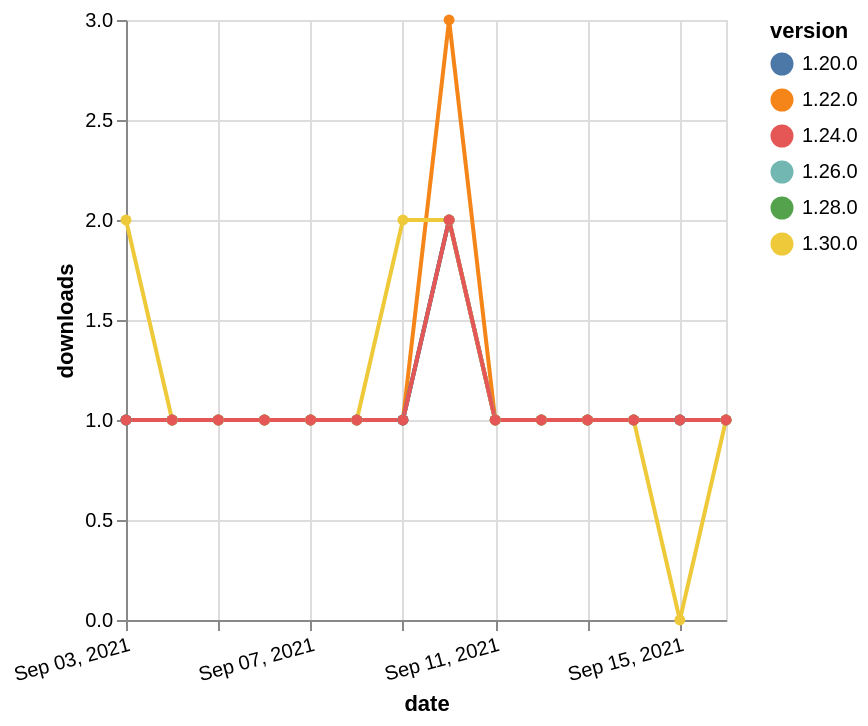

Express this chart as Vega-Lite.
### Vega-Lite specification from a JSON file in a GitHub repository (floating-point values rounded to 4 significant figures)
{"$schema": "https://vega.github.io/schema/vega-lite/v5.json", "description": "A simple bar chart with embedded data.", "data": {"values": [{"date": "2021-09-03", "total": 281, "delta": 1, "version": "1.22.0"}, {"date": "2021-09-04", "total": 282, "delta": 1, "version": "1.22.0"}, {"date": "2021-09-05", "total": 283, "delta": 1, "version": "1.22.0"}, {"date": "2021-09-06", "total": 284, "delta": 1, "version": "1.22.0"}, {"date": "2021-09-07", "total": 285, "delta": 1, "version": "1.22.0"}, {"date": "2021-09-08", "total": 286, "delta": 1, "version": "1.22.0"}, {"date": "2021-09-09", "total": 287, "delta": 1, "version": "1.22.0"}, {"date": "2021-09-10", "total": 290, "delta": 3, "version": "1.22.0"}, {"date": "2021-09-11", "total": 291, "delta": 1, "version": "1.22.0"}, {"date": "2021-09-12", "total": 292, "delta": 1, "version": "1.22.0"}, {"date": "2021-09-13", "total": 293, "delta": 1, "version": "1.22.0"}, {"date": "2021-09-14", "total": 294, "delta": 1, "version": "1.22.0"}, {"date": "2021-09-15", "total": 295, "delta": 1, "version": "1.22.0"}, {"date": "2021-09-16", "total": 296, "delta": 1, "version": "1.22.0"}, {"date": "2021-09-03", "total": 161, "delta": 1, "version": "1.28.0"}, {"date": "2021-09-04", "total": 162, "delta": 1, "version": "1.28.0"}, {"date": "2021-09-05", "total": 163, "delta": 1, "version": "1.28.0"}, {"date": "2021-09-06", "total": 164, "delta": 1, "version": "1.28.0"}, {"date": "2021-09-07", "total": 165, "delta": 1, "version": "1.28.0"}, {"date": "2021-09-08", "total": 166, "delta": 1, "version": "1.28.0"}, {"date": "2021-09-09", "total": 167, "delta": 1, "version": "1.28.0"}, {"date": "2021-09-10", "total": 169, "delta": 2, "version": "1.28.0"}, {"date": "2021-09-11", "total": 170, "delta": 1, "version": "1.28.0"}, {"date": "2021-09-12", "total": 171, "delta": 1, "version": "1.28.0"}, {"date": "2021-09-13", "total": 172, "delta": 1, "version": "1.28.0"}, {"date": "2021-09-14", "total": 173, "delta": 1, "version": "1.28.0"}, {"date": "2021-09-15", "total": 174, "delta": 1, "version": "1.28.0"}, {"date": "2021-09-16", "total": 175, "delta": 1, "version": "1.28.0"}, {"date": "2021-09-03", "total": 155, "delta": 1, "version": "1.26.0"}, {"date": "2021-09-04", "total": 156, "delta": 1, "version": "1.26.0"}, {"date": "2021-09-05", "total": 157, "delta": 1, "version": "1.26.0"}, {"date": "2021-09-06", "total": 158, "delta": 1, "version": "1.26.0"}, {"date": "2021-09-07", "total": 159, "delta": 1, "version": "1.26.0"}, {"date": "2021-09-08", "total": 160, "delta": 1, "version": "1.26.0"}, {"date": "2021-09-09", "total": 161, "delta": 1, "version": "1.26.0"}, {"date": "2021-09-10", "total": 163, "delta": 2, "version": "1.26.0"}, {"date": "2021-09-11", "total": 164, "delta": 1, "version": "1.26.0"}, {"date": "2021-09-12", "total": 165, "delta": 1, "version": "1.26.0"}, {"date": "2021-09-13", "total": 166, "delta": 1, "version": "1.26.0"}, {"date": "2021-09-14", "total": 167, "delta": 1, "version": "1.26.0"}, {"date": "2021-09-15", "total": 168, "delta": 1, "version": "1.26.0"}, {"date": "2021-09-16", "total": 169, "delta": 1, "version": "1.26.0"}, {"date": "2021-09-03", "total": 216, "delta": 1, "version": "1.20.0"}, {"date": "2021-09-04", "total": 217, "delta": 1, "version": "1.20.0"}, {"date": "2021-09-05", "total": 218, "delta": 1, "version": "1.20.0"}, {"date": "2021-09-06", "total": 219, "delta": 1, "version": "1.20.0"}, {"date": "2021-09-07", "total": 220, "delta": 1, "version": "1.20.0"}, {"date": "2021-09-08", "total": 221, "delta": 1, "version": "1.20.0"}, {"date": "2021-09-09", "total": 222, "delta": 1, "version": "1.20.0"}, {"date": "2021-09-10", "total": 224, "delta": 2, "version": "1.20.0"}, {"date": "2021-09-11", "total": 225, "delta": 1, "version": "1.20.0"}, {"date": "2021-09-12", "total": 226, "delta": 1, "version": "1.20.0"}, {"date": "2021-09-13", "total": 227, "delta": 1, "version": "1.20.0"}, {"date": "2021-09-14", "total": 228, "delta": 1, "version": "1.20.0"}, {"date": "2021-09-15", "total": 229, "delta": 1, "version": "1.20.0"}, {"date": "2021-09-16", "total": 230, "delta": 1, "version": "1.20.0"}, {"date": "2021-09-03", "total": 111, "delta": 2, "version": "1.30.0"}, {"date": "2021-09-04", "total": 112, "delta": 1, "version": "1.30.0"}, {"date": "2021-09-05", "total": 113, "delta": 1, "version": "1.30.0"}, {"date": "2021-09-06", "total": 114, "delta": 1, "version": "1.30.0"}, {"date": "2021-09-07", "total": 115, "delta": 1, "version": "1.30.0"}, {"date": "2021-09-08", "total": 116, "delta": 1, "version": "1.30.0"}, {"date": "2021-09-09", "total": 118, "delta": 2, "version": "1.30.0"}, {"date": "2021-09-10", "total": 120, "delta": 2, "version": "1.30.0"}, {"date": "2021-09-11", "total": 121, "delta": 1, "version": "1.30.0"}, {"date": "2021-09-12", "total": 122, "delta": 1, "version": "1.30.0"}, {"date": "2021-09-13", "total": 123, "delta": 1, "version": "1.30.0"}, {"date": "2021-09-14", "total": 124, "delta": 1, "version": "1.30.0"}, {"date": "2021-09-15", "total": 124, "delta": 0, "version": "1.30.0"}, {"date": "2021-09-16", "total": 125, "delta": 1, "version": "1.30.0"}, {"date": "2021-09-03", "total": 172, "delta": 1, "version": "1.24.0"}, {"date": "2021-09-04", "total": 173, "delta": 1, "version": "1.24.0"}, {"date": "2021-09-05", "total": 174, "delta": 1, "version": "1.24.0"}, {"date": "2021-09-06", "total": 175, "delta": 1, "version": "1.24.0"}, {"date": "2021-09-07", "total": 176, "delta": 1, "version": "1.24.0"}, {"date": "2021-09-08", "total": 177, "delta": 1, "version": "1.24.0"}, {"date": "2021-09-09", "total": 178, "delta": 1, "version": "1.24.0"}, {"date": "2021-09-10", "total": 180, "delta": 2, "version": "1.24.0"}, {"date": "2021-09-11", "total": 181, "delta": 1, "version": "1.24.0"}, {"date": "2021-09-12", "total": 182, "delta": 1, "version": "1.24.0"}, {"date": "2021-09-13", "total": 183, "delta": 1, "version": "1.24.0"}, {"date": "2021-09-14", "total": 184, "delta": 1, "version": "1.24.0"}, {"date": "2021-09-15", "total": 185, "delta": 1, "version": "1.24.0"}, {"date": "2021-09-16", "total": 186, "delta": 1, "version": "1.24.0"}]}, "width": "container", "mark": {"type": "line", "point": {"filled": true}}, "encoding": {"x": {"field": "date", "type": "temporal", "timeUnit": "yearmonthdate", "title": "date", "axis": {"labelAngle": -15}}, "y": {"field": "delta", "type": "quantitative", "title": "downloads"}, "color": {"field": "version", "type": "nominal"}, "tooltip": {"field": "delta"}}}
